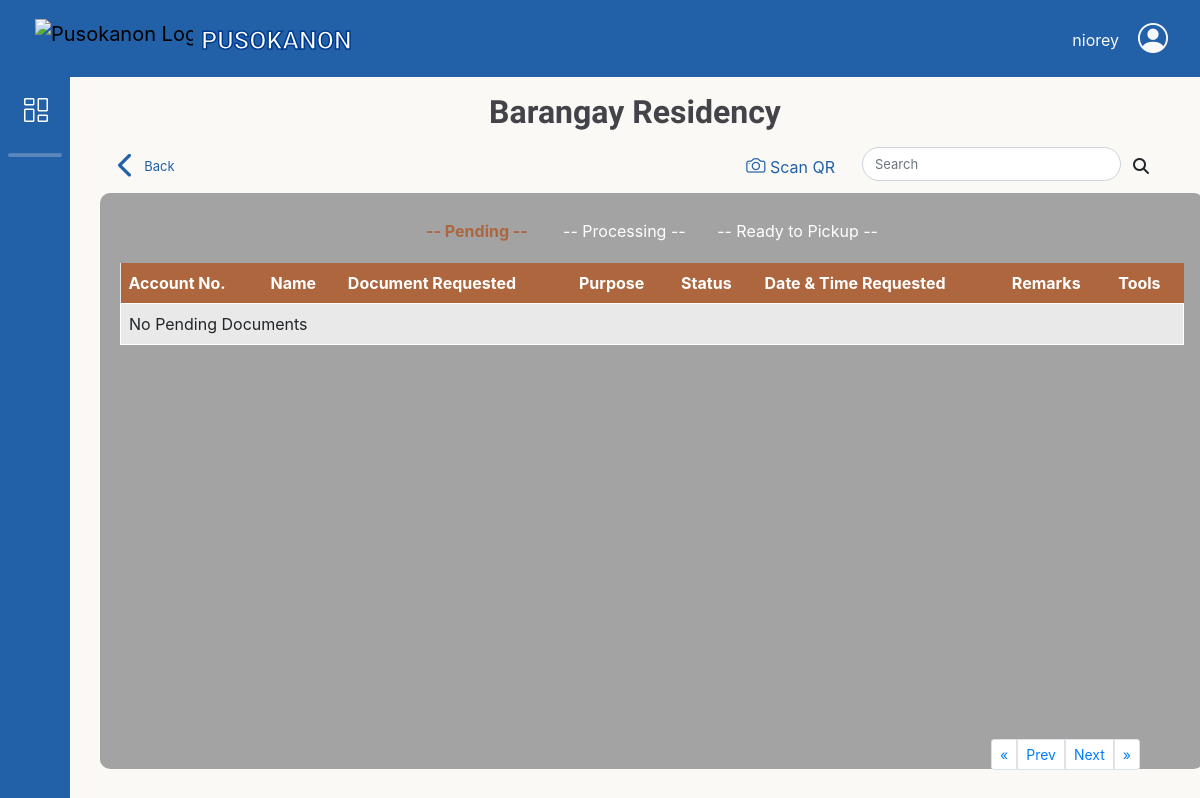
Before: /adminbejo/Barangay-Residency.php (signed in) with the older database file.
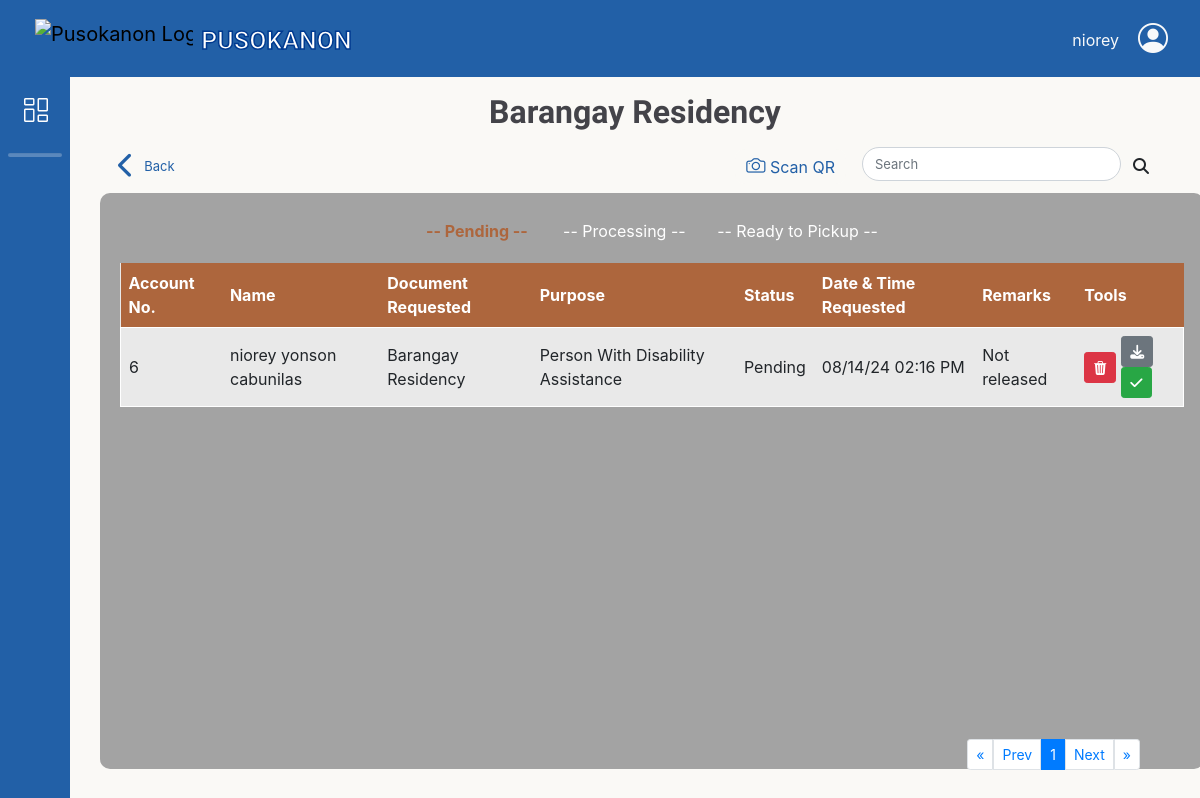
After: the same page with the newer database file.
### tables this page shows
CREATE TABLE `request_doc` (
  `doc_ID` int(11) NOT NULL,
  `res_id` int(11) NOT NULL,
  `docType_id` int(11) NOT NULL,
  `purpose_id` int(11) NOT NULL,
  `purpose_name` varchar(255) DEFAULT NULL,
  `stat` varchar(50) NOT NULL DEFAULT 'Pending',
  `date_req` timestamp NOT NULL DEFAULT current_timestamp(),
  `date_processed` timestamp NULL DEFAULT current_timestamp() ON UPDATE current_timestamp(),
  `remarks` varchar(100) DEFAULT 'Not released',
  `request_id` varchar(20) NOT NULL,
  `qrCode_image` varchar(200) NOT NULL,
  `document_requirements` varchar(64) NOT NULL
);

CREATE TABLE `resident_users` (
  `res_ID` int(11) NOT NULL,
  `res_fname` varchar(50) NOT NULL,
  `res_lname` varchar(50) NOT NULL,
  `res_midname` varchar(50) NOT NULL,
  `res_suffix` varchar(10) DEFAULT NULL,
  `gender` varchar(10) NOT NULL,
  `birth_date` date NOT NULL,
  `civil_status` varchar(20) NOT NULL,
  `citizenship` varchar(30) NOT NULL,
  `place_birth` varchar(100) NOT NULL,
  `contact_no` varchar(13) NOT NULL,
  `res_email` varchar(100) NOT NULL,
  `addr_sitio` varchar(50) NOT NULL,
  `res_password` varchar(100) NOT NULL,
  `profile_picture` varchar(200) DEFAULT NULL,
  `registered_voter` varchar(15) NOT NULL,
  `userRole_id` int(11) NOT NULL,
  `verification_image` varchar(128) DEFAULT NULL,
  `register_at` datetime NOT NULL DEFAULT current_timestamp(),
  `reset_token_hash` varchar(64) DEFAULT NULL,
  `reset_token_expires_at` datetime DEFAULT NULL,
  `account_active_status` varchar(16) NOT NULL DEFAULT 'Unregistered'
);

CREATE TABLE `doc_type` (
  `docType_id` int(11) NOT NULL,
  `doc_name` varchar(100) NOT NULL,
  `doc_amount` int(11) NOT NULL
);

### db/DBconn.php (called while the page is built, shortened)
<?php
function decryptData($data){
	return openssl_decrypt($data, 'aes-256-cbc', ENCRYPTION_KEY, 0, ENCRYPTION_KEY);
}
function fetchdocsRequest($pdo,$doctype ,$status, $limit, $offset)
{
	$sql = "SELECT
				ru.res_id, ru.res_email AS res_email, doc_ID, stat,
				CONCAT(ru.res_fname,' ', ru.res_midname,' ', ru.res_lname) AS resident_name,
				dt.doc_name AS document_name,
				rd.purpose_name AS purpose_name,
				rd.request_id,
				rd.date_req,
				rd.document_requirements,
				rd.remarks
			FROM request_doc rd
			INNER JOIN resident_users ru ON rd.res_id = ru.res_id
			INNER JOIN doc_type dt ON rd.docType_id = dt.docType_id
			INNER JOIN docs_purpose dp ON rd.purpose_id = dp.purpose_id
			WHERE dt.doc_name = :doctype AND stat = :status
			LIMIT :limit OFFSET :offset";
	$stmt = $pdo->prepare($sql);
	$stmt->bindParam(':status', $status, PDO::PARAM_STR);
	$stmt-> bindParam(':doctype', $doctype, PDO::PARAM_STR);
	$stmt->bindParam(':limit', $limit, PDO::PARAM_INT);
	$stmt->bindParam(':offset', $offset, PDO::PARAM_INT);
	$stmt->execute();
	return $stmt->fetchAll();
}

### adminbejo/Barangay-Residency.php (the view, shortened to what the changed rows need)
<?php
include '../db/DBconn.php';
include 'headerAdmin.php';
$docType = isset($_POST['docType']) ? $_POST['docType'] : 'Barangay Residency';
$stmt = $pdo->prepare("SELECT COUNT(*) FROM request_doc WHERE docType_id = (SELECT docType_id FROM doc_type WHERE doc_name = :docType) AND stat = 'Pending'");
$stmt->bindParam(':docType', $docType, PDO::PARAM_STR);
$stmt->execute();
$number_of_pending_results = $stmt->fetchColumn();
$stmt = $pdo->prepare("SELECT COUNT(*) FROM request_doc WHERE docType_id = (SELECT docType_id FROM doc_type WHERE doc_name = :docType) AND stat = 'Processing'");
$stmt->bindParam(':docType', $docType, PDO::PARAM_STR);
$stmt->execute();
$number_of_processing_results = $stmt->fetchColumn();
$stmt = $pdo->prepare("SELECT COUNT(*) FROM request_doc WHERE docType_id = (SELECT docType_id FROM doc_type WHERE doc_name = :docType) AND stat = 'Ready to pickup'");
$stmt->bindParam(':docType', $docType, PDO::PARAM_STR);
$stmt->execute();
$number_of_completed_results = $stmt->fetchColumn();
$results_per_page = 7;
$number_of_pending_pages = ceil($number_of_pending_results / $results_per_page);
$number_of_processing_pages = ceil($number_of_processing_results / $results_per_page);
$number_of_completed_pages = ceil($number_of_completed_results / $results_per_page);
$pending_page = isset($_GET['pending_page']) ? (int)$_GET['pending_page'] : 1;
$processing_page = isset($_GET['processing_page']) ? (int)$_GET['processing_page'] : 1;
$completed_page = isset($_GET['completed_page']) ? (int)$_GET['completed_page'] : 1;
$pending_page = max(1, min($pending_page, $number_of_pending_pages));
$processing_page = max(1, min($processing_page, $number_of_processing_pages));
$completed_page = max(1, min($completed_page, $number_of_completed_pages));
$pending_offset = ($pending_page - 1) * $results_per_page;
$processing_offset = ($processing_page - 1) * $results_per_page;
$completed_offset = ($completed_page - 1) * $results_per_page;
$search = isset($_GET['search']) ? $_GET['search'] : '';
if($search) {
    $pending = fetchdocsRequestSearch($pdo, $docType,'Pending', $results_per_page, $pending_offset, $search);
    $Processing = fetchdocsRequestSearch($pdo, $docType,'Processing', $results_per_page, $processing_offset, $search);
    $completed = fetchdocsRequestSearch($pdo, $docType,'Ready to pickup', $results_per_page, $completed_offset, $search);
} else {
    $pending = fetchdocsRequest($pdo, $docType,'Pending', $results_per_page, $pending_offset);
}
?>
<link rel="stylesheet" href="css/slidingtableResidency.css">
<main>
    <div class="row">
        <div class="col-12 pt-3 d-flex justify-content-center">
            <h1 class="title"><?php echo $docType; ?></h1>
        </div>
    </div>
    <div id="searchresult" class="table-content" style="min-width: 92vw; width: 92vw; max-width: 95vw;">
        <div id="originalTable">
            <div id="table1Container">
                <table id="table1">
                    <thead>
                        <tr>
                            <th>Account No.</th>
                            <th>Name</th>
                            <th>Document Requested</th>
                            <th>Purpose</th>
                            <th>Status</th>
                            <th>Date & Time Requested</th>
                            <th>Remarks</th>
                            <th>Tools</th>
                        </tr>
                    </thead>
                    <tbody>
                        <?php if (empty($pending)): ?>
                            <tr><td colspan="8">No Pending Documents</td></tr>
                        <?php else: ?>
                            <?php foreach ($pending as $pendings): ?>
                                <tr>
                                <?php $dataDecrypt = decryptData($pendings['res_email']); ?>
                                    <td><?= htmlspecialchars($pendings['res_id']); ?></td>
                                    <td><?= htmlspecialchars($pendings['resident_name']); ?></td>
                                    <td><?= htmlspecialchars($pendings['document_name']); ?></td>
                                    <td><?= htmlspecialchars($pendings['purpose_name']); ?></td>
                                    <td><?= htmlspecialchars($pendings['stat']); ?></td>
                                    <td><?= date('m/d/y h:i A', strtotime($pendings['date_req'])); ?></td>
                                    <td><?= htmlspecialchars($pendings['remarks']); ?></td>
                                    <td>
                                        <div class="inline-tools">
                                            <div title="Delete" class="btn btn-danger btn-sm btn-1" onclick="trashCancelDocument('<?= htmlspecialchars($pendings['doc_ID']); ?>', '<?= htmlspecialchars($pendings['request_id']); ?>')"><i class="bi bi-trash3-fill"></i></div>
                                            <form class="status-form" action="../db/updateStatus.php" method="POST">
                                                <button title="Download" type="submit" name="status" value="Processing" class="btn btn-sm <?= $pendings['stat'] == 'Processing' ? 'btn-secondary' : 'btn-secondary'; ?>"><i class="fa-solid fa-download"></i></button>
                                                <button title="Approve" type="button" class="btn btn-sm <?= $pendings['stat'] == 'Ready to pickup' ? 'btn-success' : 'btn-success'; ?>" onclick="showSweetAlert('<?= htmlspecialchars($dataDecrypt); ?>', '<?= htmlspecialchars($pendings['resident_name']); ?>', '<?= htmlspecialchars($pendings['document_name']); ?>','<?= htmlspecialchars($pendings['doc_ID']); ?>', '<?= htmlspecialchars($pendings['res_id']); ?>')"><i class="fa-solid fa-check"></i></button>
                                            </form>
                                        </div>
                                    </td>
                                </tr>
                            <?php endforeach; ?>
                        <?php endif; ?>
                    </tbody>
                </table>
                <nav id="pendingPagination" aria-label="Pending Page navigation">
                    <ul class="pagination pagination-sm ">
                        <?php for ($i = max(1, $pending_page - 2); $i <= min($number_of_pending_pages, $pending_page + 2); $i++): ?>
                            <li class="page-item <?= ($i == $pending_page) ? 'active' : '' ?>">
                                <a class="page-link" href="?pending_page=<?= $i ?>"><?= $i ?></a>
                            </li>
                        <?php endfor; ?>
                    </ul>
                </nav>
            </div>
        </div>
    </div>
</main>
<?php include 'footerAdmin.php'; ?>

Changed rows visible on the page:
added request_doc: res.res_ID "6", resident_name "niorey yonson cabunilas", docType.doc_name "Barangay Residency", purpose_name "Person With Disability Assistance", stat "Pending", date_req "08/14/24 02:16 PM", remarks "Not released"
Other visible differences:
new list line: "1"
text no longer shown: "No Pending Documents"
